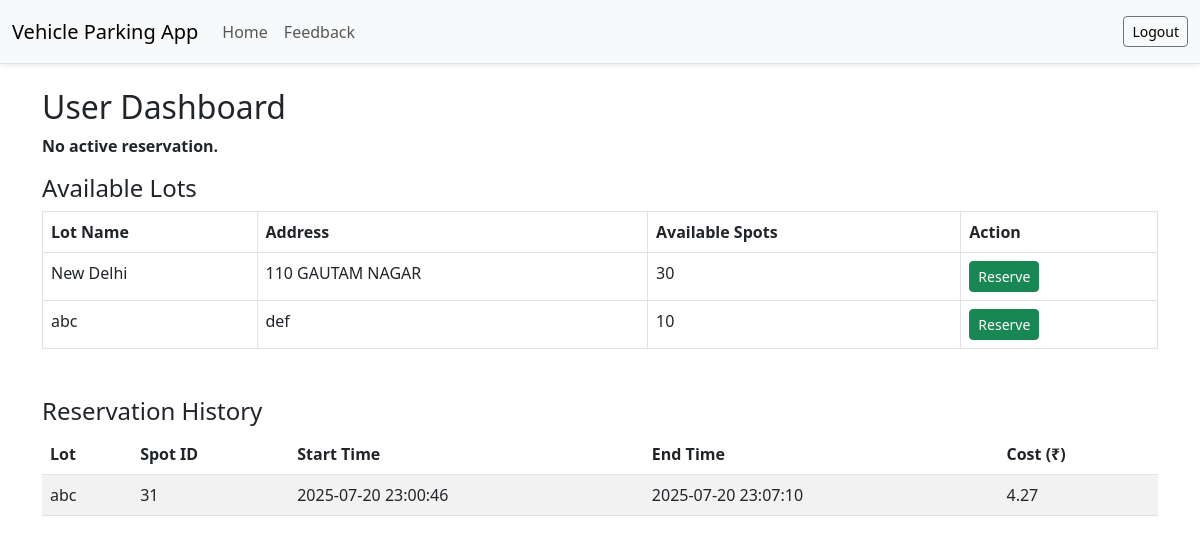
Screenshot of /user/dashboard (signed in) with the database file from the repository.
### models.py (models this page shows)
class ParkingLot(db.Model):
    id = db.Column(db.Integer, primary_key=True)
    name = db.Column(db.String(100), nullable=False)
    address = db.Column(db.String(200), nullable=False)
    pin_code = db.Column(db.String(10), nullable=False)
    price = db.Column(db.Float, nullable=False)
    max_spots = db.Column(db.Integer, nullable=False)
    spots = db.relationship('ParkingSpot', backref='lot', lazy=True)

class Reservation(db.Model):
    id = db.Column(db.Integer, primary_key=True)
    user_id = db.Column(db.Integer, db.ForeignKey('user.id'), nullable=False)
    spot_id = db.Column(db.Integer, db.ForeignKey('parking_spot.id'), nullable=False)
    parking_time = db.Column(db.DateTime, nullable=True)
    release_time = db.Column(db.DateTime, nullable=True)
    cost = db.Column(db.Float, nullable=True)
    vehicle_number = db.Column(db.String(20), nullable=False)
    rating = db.Column(db.Float, nullable=True)

class ParkingSpot(db.Model):
    id = db.Column(db.Integer, primary_key=True)
    lot_id = db.Column(db.Integer, db.ForeignKey('parking_lot.id'), nullable=False)
    status = db.Column(db.String(1), nullable=False, default='A')  # A = Available, O = Occupied
    reservations = db.relationship('Reservation', backref='spot', lazy=True)

### app.py (the view)
@app.route('/user/dashboard')
def user_dashboard():
    user_id = session.get('user')
    if not isinstance(user_id, int):
        return redirect(url_for('login'))
    lots = ParkingLot.query.all()
    active_res = Reservation.query.filter_by(user_id=user_id, release_time=None).first()
    history = Reservation.query.filter(Reservation.user_id == user_id, Reservation.release_time != None).all()
    return render_template('user_dashboard.html', lots=lots, active_res=active_res, history=history)

### templates/user_dashboard.html
{% extends "base.html" %}
{% block content %}
<h2>User Dashboard</h2>
{% if active_res %}
<div class="alert alert-info">
    <strong>Active Reservation:</strong><br>
    Lot: {{ active_res.spot.lot.name }}<br>
    Spot ID: {{ active_res.spot.id }}<br>
    Start Time: {{ active_res.parking_time.strftime('%Y-%m-%d %H:%M:%S') }}<br>
    <a href="{{ url_for('release_spot', reservation_id=active_res.id) }}" class="btn btn-danger mt-2">Release Spot</a>
</div>
{% else %}
<p><strong>No active reservation.</strong></p>
{% endif %}
<h4>Available Lots</h4>
<table class="table table-bordered">
    <thead>
        <tr>
            <th>Lot Name</th>
            <th>Address</th>
            <th>Available Spots</th>
            <th>Action</th>
        </tr>
    </thead>
    <tbody>
        {% for lot in lots %}
        <tr>
            <td>{{ lot.name }}</td>
            <td>{{ lot.address }}</td>
            <td>{{ lot.spots | selectattr('status', 'equalto', 'A') | list | length }}</td>
            <td>
                {% if not active_res and lot.spots | selectattr('status', 'equalto', 'A') | list | length > 0 %}
                <a href="{{ url_for('reserve_spot', lot_id=lot.id) }}" class="btn btn-success btn-sm">Reserve</a>
                {% else %}
                <button class="btn btn-secondary btn-sm" disabled>Unavailable</button>
                {% endif %}
            </td>
        </tr>
        {% endfor %}
    </tbody>
</table>
{% if history %}
<h4 class="mt-5">Reservation History</h4>
<table class="table table-striped">
    <thead>
        <tr>
            <th>Lot</th>
            <th>Spot ID</th>
            <th>Start Time</th>
            <th>End Time</th>
            <th>Cost (₹)</th>
        </tr>
    </thead>
    <tbody>
        {% for res in history %}
        <tr>
            <td>{{ res.spot.lot.name }}</td>
            <td>{{ res.spot.id }}</td>
            <td>{{ res.parking_time.strftime('%Y-%m-%d %H:%M:%S') }}</td>
            <td>{{ res.release_time.strftime('%Y-%m-%d %H:%M:%S') }}</td>
            <td>{{ res.cost }}</td>
        </tr>
        {% endfor %}
    </tbody>
</table>
{% endif %}
{% endblock %}

### static/css/styles.css (style rules this page uses)
body { background-color: #f8f9fa; }
h2 { margin-bottom: 20px; }

### rows the page displays
ParkingLot: name "New Delhi", address "110 GAUTAM NAGAR", spots|selectattr "30"
ParkingLot: name "abc", address "def", spots|selectattr "10"
Reservation: spot.lot.name "abc", spot.id "31", parking_time "2025-07-20 23:00:46", release_time "2025-07-20 23:07:10", cost "4.27"
